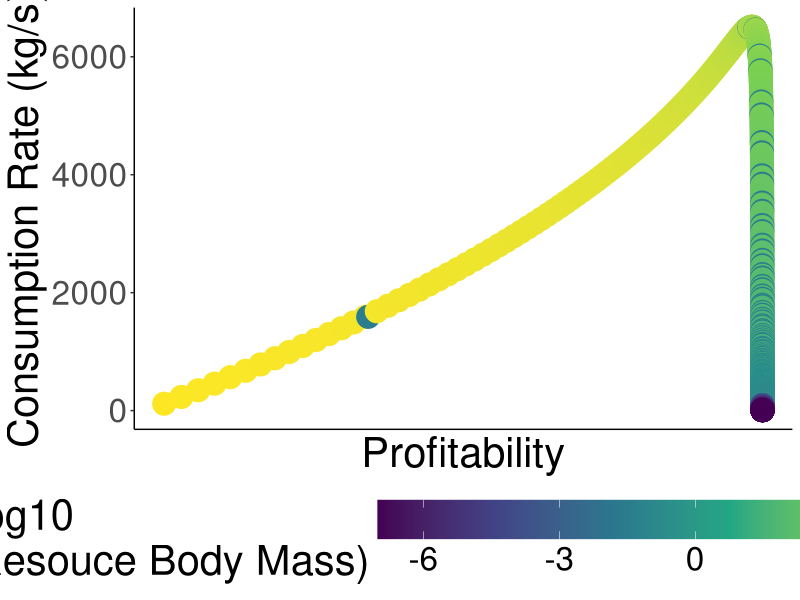
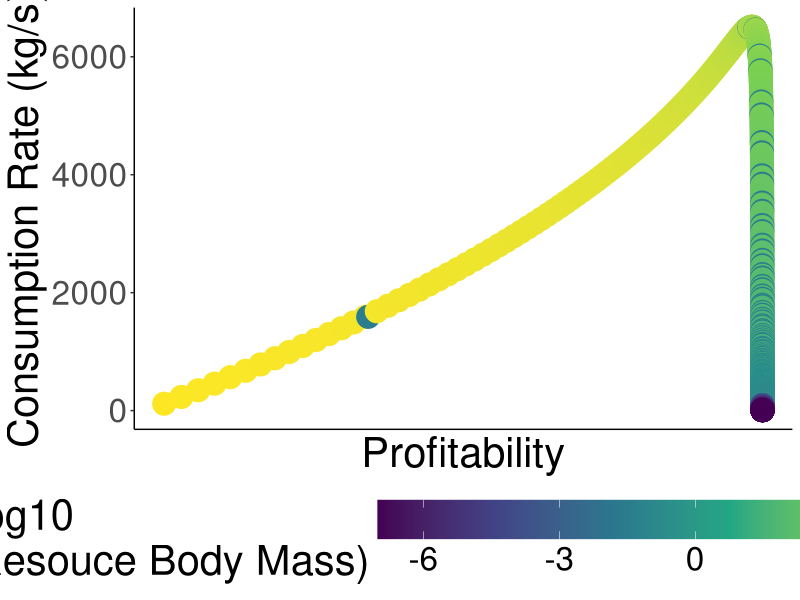

These figures' R source, in order:
#######################################
## Create optimal foragning function
## and plot example output
#######################################


library(tidyverse)

gpath = "/home/ben/Documents/TangledMT/Paper/Figures/"
setwd(gpath)

#####
## Set all constants needed for the functions
#####

V0 = 0.33
D0 = 1.62
P0 = 1 ## Temperature constant (vary by taxa)
k = 8.6173*(10^-5) ## Boltzmann constant
T0 = 293.15 ## 0 celsius in Kelvin
E = 0 ## Activation energy
H0 = 1
B = 0.75
Rp = 0.1
a = 1
c = 1

#####
## Set mass and temperature for some individuals
#####

temp = 20 ## teperatures in celsius
masses = seq(log10(0.0000001), log10(1000000), length.out = 1000)
masses = 10^masses
masses = expand.grid(masses, masses, temp) %>% rename("mi" = 1, "mj" = 2, "T" = 3)

## Write in functions needed

calculateSearchRate = function(mi, mj, T) {

    aij = 2*(V0)*(D0)*(mi^(0.63))*(mj^(0.21))*(P0)*(exp(1)^(-E/(k*(T + T0))))

    return(aij)

}

calculateHandling = function(mi, mj, T) {

    Hij = H0*(mi^(-B))*(1-(a*exp(-(((mj/mi) - Rp)^2)/2*(c)^2)))*(P0)*(exp(1)^(-E/(k*(T + T0))))

    return(Hij)

}


calculateAttackProb = function(mi, mj) {

    Aij = (1/(1 + 0.25*(exp(1)^-(mi^0.33))))*(1/(1 + (log10(Rp*(mi/mj))^2)))^0.2

    return(Aij)

}

calculateProfitability = function(mi, mj, T) {

    pij = (calculateAttackProb(mi, mj)*mj)/calculateHandling(mi, mj, T)

    return(pij)

}

#####
## Choose a focal consumer species
#####

masses = masses %>% filter(mi == masses[nrow(masses)/2,]$mj)

## Find most profitable species for our focal species
## and arrange from most to least profitable

masses = masses %>% mutate(pij = calculateProfitability(mi, mj, T)) %>%
    arrange(-pij)

## Add individuals assuming they are all equally abundant
masses = masses %>% mutate(N = mj^-0.75)

optimisation = function(dat, x) {

    mi = dat[1,]$mi
    mj = dat[x,]$mj

    upper = sum(calculateSearchRate(mi, dat[1:x,]$mj, T)*calculateAttackProb(mi, dat[1:x,]$mj)*dat[1:x,]$N*dat[1:x,]$mj)
    lower = 1 + sum(calculateSearchRate(mi, dat[1:x,]$mj, dat[1:x, ]$T)*calculateAttackProb(mi, dat[1:x,]$mj)*calculateHandling(mi, dat[1:x,]$mj, dat[1:x,]$T)*dat[1:x,]$N)

    out = data.frame(mj, pij = dat[x,]$pij, opt = upper/lower)

    return(out)

}

opt = lapply(1:nrow(masses), function(x) optimisation(x = x, dat = masses)) %>% bind_rows()

ggplot(opt, aes(x = pij, opt)) + 
    geom_point(size = 7.5, aes(col = log10(mj))) +
    theme_classic() +
    labs(x = "Profitability", y = "Consumption Rate (kg/s)", 
    col = "Log10\n(Resouce Body Mass)") +
    scale_colour_viridis_c() +
    theme(text = element_text(size = 30),
    axis.text.x=element_blank(),
    axis.ticks.x=element_blank()) +
    theme(legend.position = "bottom",
    legend.key.size = unit(1, 'cm'), #change legend key size
    legend.key.height = unit(1, 'cm'), #change legend key height
    legend.key.width = unit(3, 'cm'),
    legend.title = element_text(vjust = 1)) +
    scale_x_reverse()

ggsave(filename = "optimisation.png", width = 10, height = 10)
